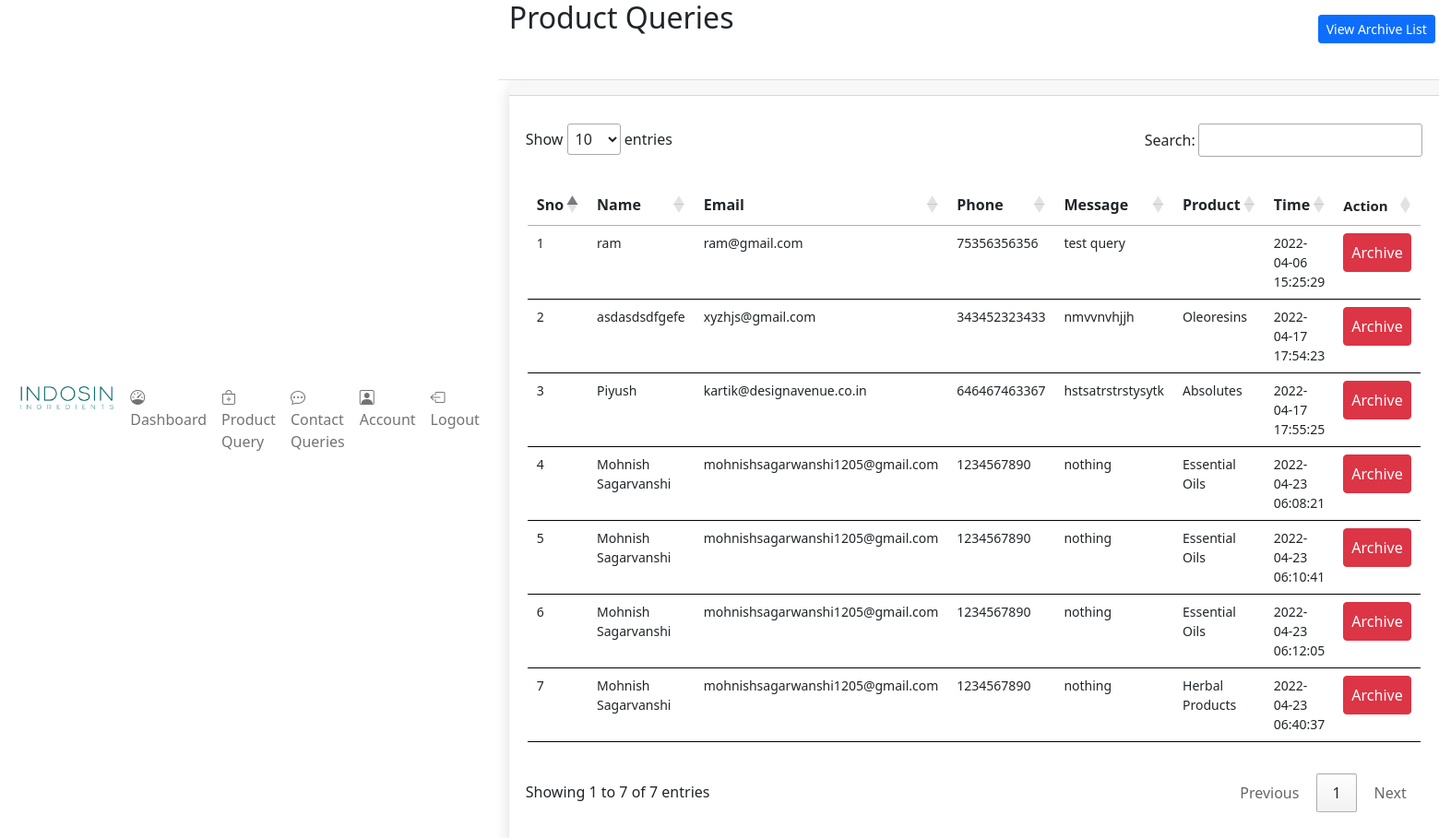
Page /frontend/user/product_queries.php (signed in) on the committed database.
### tables this page shows
CREATE TABLE `product_query` (
  `id` int(255) NOT NULL,
  `email` varchar(255) DEFAULT NULL,
  `name` varchar(255) DEFAULT NULL,
  `phone` bigint(20) DEFAULT NULL,
  `message` text DEFAULT NULL,
  `flag` int(11) NOT NULL DEFAULT 0 COMMENT '0-contact us, 1- faq',
  `product` text DEFAULT NULL,
  `archive` int(11) NOT NULL DEFAULT 0 COMMENT '0- no, 1-yes',
  `created_at` timestamp NOT NULL DEFAULT current_timestamp(),
  `updated_at` timestamp NULL DEFAULT NULL ON UPDATE current_timestamp(),
  `deleted_at` timestamp NULL DEFAULT NULL
);

### frontend/user/product_queries.php (the view, shortened to what this page needs)
<?php
include("../../backend/config.php");
?>
<!DOCTYPE html>
<html lang="en">
<head>
<?php require('./user_components/header_links.php'); ?>
</head>
<body>
    <div class="d-flex flex-column flex-lg-row h-lg-full bg-surface-secondary">
        <?php require('./user_components/side_bar.php'); ?>
        <div class="h-screen flex-grow-1 overflow-y-lg-auto">
            <header class="bg-surface-primary border-bottom pt-6">
                <div class="container-fluid">
                    <div class="mb-npx">
                        <div class="row align-items-center">
                            <div class="col-sm-6 col-12 mb-4 mb-sm-0">
                                <h1 class="h2 mb-0 ls-tight mb-4">Product Queries</h1>
                            </div>
                            <div class="col-sm-6 col-12 text-sm-end">
                                <div class="mx-n1">
                                    <a href="./product_archive_date.php" class="btn d-inline-flex btn-sm btn-primary mx-1">
                                        <span>View Archive List</span>
                                    </a>
                                </div>
                            </div>
                        </div>
                    </div>
                </div>
            </header>
            <main class="py-6 bg-surface-secondary">
                <div class="container-fluid">
                    <div class="card shadow border-0 mb-7">
                        <div class="card-header">
                        </div>
                        <div class="table-responsive" style="padding: 30px 18px;">
                            <table class="table table-hover table-nowrap" id="myTable" style="border: 0px solid black !important; padding: 30px 2px;">
                                <thead class="thead-light">
                                    <tr>
                                        <th style="font-size: 16px;">Sno</th>
                                        <th style="font-size: 16px;">Name</th>
                                        <th style="font-size: 16px;">Email</th>
                                        <th style="font-size: 16px;">Phone</th>
                                        <th style="font-size: 16px;">Message</th>
                                        <th style="font-size: 16px;">Product</th>
                                        <th style="font-size: 16px;">Time</th>
                                        <th style="font-size: 15px;">Action</th>
                                    </tr>
                                </thead>
                                <tbody >
                                    <?php
                                        $stmt="SELECT id, product_query.name AS s_name,product_query.email AS
                                        s_email,product_query.phone as s_phone,product_query.product as s_product, product_query.message as s_message,
                                           product_query.created_at AS s_created_at FROM product_query
                                           WHERE product_query.deleted_at IS NULL AND product_query.archive=(?)
                                       ";
                                        $sql=mysqli_prepare($conn, $stmt);
                                         $archive=0;
                                         mysqli_stmt_bind_param($sql,'i',$archive);
                                        $result=mysqli_stmt_execute($sql);
                                        if ($result){
                                                $data= mysqli_stmt_get_result($sql);
                                                $sno=1;
                                                while ($row = mysqli_fetch_array($data)){
                                    ?>
                                    <tr>
                                        <td style="font-size: 14px;">
                                            <?php echo $sno;?>
                                        </td>
                                        <td style="font-size: 14px;">
                                            <?php echo $row["s_name"];?>
                                        </td>
                                        <td style="font-size: 14px;">
                                            <?php echo $row["s_email"];?>
                                        </td>
                                        <td style="font-size: 14px;">
                                            <?php echo $row["s_phone"];?>
                                        </td>
                                        <td style="font-size: 14px;">
                                            <?php echo $row["s_message"];?>
                                        </td>
                                        <td style="font-size: 14px;">
                                            <?php echo $row["s_product"];?>
                                        </td>
                                        <td style="font-size: 14px;">
                                            <?php echo $row["s_created_at"];?>
                                        </td>
                                        <td style="font-size: 14px;">
                                           <form action="../../backend/user/archive_product_data.php" method="post">
                                               <button class="btn btn-danger p-2">Archive</button>
                                           </form>
                                        </td>
                                    </tr>
                                    <?php
                                    $sno++;
                                    }
                                }
                                else{
                                    echo mysqli_error($conn);
                                }
                                ?>
                                </tbody>
                            </table>
                        </div>
                    </div>
                </div>
            </main>
        </div>
    </div>
</body>
</html>

### rows in the picture
product_query: name "ram", email "ram@gmail.com", phone "75356356356", message "test query", created_at "2022-04-06 15:25:29"
product_query: name "asdasdsdfgefe", email "xyzhjs@gmail.com", phone "343452323433", message "nmvvnvhjjh", product "Oleoresins", created_at "2022-04-17 17:54:23"
product_query: name "Piyush", email "kartik@designavenue.co.in", phone "646467463367", message "hstsatrstrstysytk", product "Absolutes", created_at "2022-04-17 17:55:25"
product_query: name "Mohnish Sagarvanshi", email "mohnishsagarwanshi1205@gmail.com", phone "1234567890", message "nothing", product "Essential Oils", created_at "2022-04-23 06:08:21"
product_query: name "Mohnish Sagarvanshi", email "mohnishsagarwanshi1205@gmail.com", phone "1234567890", message "nothing", product "Essential Oils", created_at "2022-04-23 06:10:41"
product_query: name "Mohnish Sagarvanshi", email "mohnishsagarwanshi1205@gmail.com", phone "1234567890", message "nothing", product "Essential Oils", created_at "2022-04-23 06:12:05"
product_query: name "Mohnish Sagarvanshi", email "mohnishsagarwanshi1205@gmail.com", phone "1234567890", message "nothing", product "Herbal Products", created_at "2022-04-23 06:40:37"
